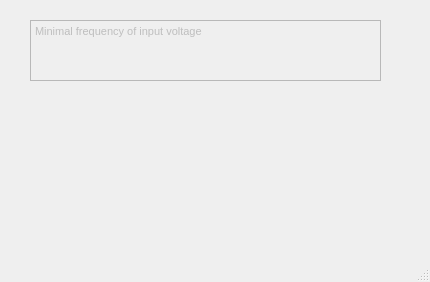
<?xml version="1.0" encoding="UTF-8"?>
<ui version="4.0">
 <class>FrequencyHelpWindow</class>
 <widget class="QMainWindow" name="FrequencyHelpWindow">
  <property name="geometry">
   <rect>
    <x>0</x>
    <y>0</y>
    <width>430</width>
    <height>282</height>
   </rect>
  </property>
  <property name="windowTitle">
   <string>MainWindow</string>
  </property>
  <widget class="QWidget" name="centralwidget">
   <widget class="QTextEdit" name="textEdit">
    <property name="enabled">
     <bool>false</bool>
    </property>
    <property name="geometry">
     <rect>
      <x>30</x>
      <y>20</y>
      <width>351</width>
      <height>61</height>
     </rect>
    </property>
    <property name="html">
     <string>&lt;!DOCTYPE HTML PUBLIC &quot;-//W3C//DTD HTML 4.0//EN&quot; &quot;http://www.w3.org/TR/REC-html40/strict.dtd&quot;&gt;
&lt;html&gt;&lt;head&gt;&lt;meta name=&quot;qrichtext&quot; content=&quot;1&quot; /&gt;&lt;style type=&quot;text/css&quot;&gt;
p, li { white-space: pre-wrap; }
&lt;/style&gt;&lt;/head&gt;&lt;body style=&quot; font-family:'MS Shell Dlg 2'; font-size:8.25pt; font-weight:400; font-style:normal;&quot;&gt;
&lt;p style=&quot; margin-top:0px; margin-bottom:0px; margin-left:0px; margin-right:0px; -qt-block-indent:0; text-indent:0px;&quot;&gt;Minimal frequency of input voltage&lt;/p&gt;&lt;/body&gt;&lt;/html&gt;</string>
    </property>
   </widget>
  </widget>
  <widget class="QMenuBar" name="menubar">
   <property name="geometry">
    <rect>
     <x>0</x>
     <y>0</y>
     <width>430</width>
     <height>21</height>
    </rect>
   </property>
  </widget>
  <widget class="QStatusBar" name="statusbar"/>
 </widget>
 <resources/>
 <connections/>
</ui>
